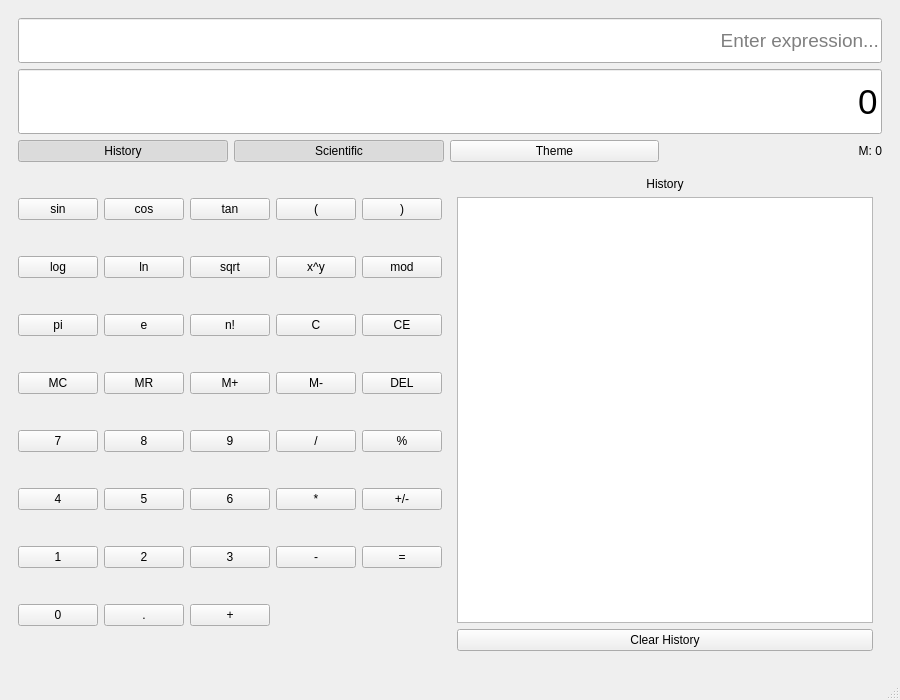
<?xml version="1.0" encoding="UTF-8"?>
<ui version="4.0">
 <class>MainWindow</class>
 <widget class="QMainWindow" name="MainWindow">
  <property name="geometry">
   <rect>
    <x>0</x>
    <y>0</y>
    <width>900</width>
    <height>700</height>
   </rect>
  </property>
  <property name="minimumSize">
   <size>
    <width>600</width>
    <height>500</height>
   </size>
  </property>
  <property name="windowTitle">
   <string>Scientific Calculator</string>
  </property>
  <widget class="QWidget" name="centralwidget">
   <layout class="QHBoxLayout" name="mainHorizontalLayout">
    <item>
     <widget class="QWidget" name="calculatorWidget" native="true">
      <layout class="QVBoxLayout" name="calculatorLayout">
       <item>
        <widget class="QLineEdit" name="expressionInput">
         <property name="minimumSize">
          <size>
           <width>0</width>
           <height>45</height>
          </size>
         </property>
         <property name="font">
          <font>
           <pointsize>14</pointsize>
          </font>
         </property>
         <property name="placeholderText">
          <string>Enter expression...</string>
         </property>
         <property name="alignment">
          <set>Qt::AlignmentFlag::AlignRight|Qt::AlignmentFlag::AlignTrailing|Qt::AlignmentFlag::AlignVCenter</set>
         </property>
        </widget>
       </item>
       <item>
        <widget class="QLineEdit" name="display">
         <property name="minimumSize">
          <size>
           <width>0</width>
           <height>65</height>
          </size>
         </property>
         <property name="font">
          <font>
           <pointsize>26</pointsize>
          </font>
         </property>
         <property name="alignment">
          <set>Qt::AlignmentFlag::AlignRight|Qt::AlignmentFlag::AlignTrailing|Qt::AlignmentFlag::AlignVCenter</set>
         </property>
         <property name="readOnly">
          <bool>true</bool>
         </property>
         <property name="text">
          <string>0</string>
         </property>
        </widget>
       </item>
       <item>
        <layout class="QHBoxLayout" name="controlLayout">
         <item>
          <widget class="QPushButton" name="btnToggleHistory">
           <property name="text">
            <string>History</string>
           </property>
           <property name="checkable">
            <bool>true</bool>
           </property>
           <property name="checked">
            <bool>true</bool>
           </property>
          </widget>
         </item>
         <item>
          <widget class="QPushButton" name="btnToggleScientific">
           <property name="text">
            <string>Scientific</string>
           </property>
           <property name="checkable">
            <bool>true</bool>
           </property>
           <property name="checked">
            <bool>true</bool>
           </property>
          </widget>
         </item>
         <item>
          <widget class="QPushButton" name="btnToggleTheme">
           <property name="text">
            <string>Theme</string>
           </property>
          </widget>
         </item>
         <item>
          <spacer name="controlSpacer">
           <property name="orientation">
            <enum>Qt::Horizontal</enum>
           </property>
          </spacer>
         </item>
         <item>
          <widget class="QLabel" name="memoryLabel">
           <property name="text">
            <string>M: 0</string>
           </property>
           <property name="alignment">
            <set>Qt::AlignmentFlag::AlignRight|Qt::AlignmentFlag::AlignVCenter</set>
           </property>
          </widget>
         </item>
        </layout>
       </item>
       <item>
        <layout class="QHBoxLayout" name="contentLayout">
         <item>
          <layout class="QGridLayout" name="buttonGrid">
           <property name="spacing">
            <number>6</number>
           </property>
           <!-- Row 0: Scientific functions -->
           <item row="0" column="0">
            <widget class="QPushButton" name="btnSin">
             <property name="text">
              <string>sin</string>
             </property>
            </widget>
           </item>
           <item row="0" column="1">
            <widget class="QPushButton" name="btnCos">
             <property name="text">
              <string>cos</string>
             </property>
            </widget>
           </item>
           <item row="0" column="2">
            <widget class="QPushButton" name="btnTan">
             <property name="text">
              <string>tan</string>
             </property>
            </widget>
           </item>
           <item row="0" column="3">
            <widget class="QPushButton" name="btnParenOpen">
             <property name="text">
              <string>(</string>
             </property>
            </widget>
           </item>
           <item row="0" column="4">
            <widget class="QPushButton" name="btnParenClose">
             <property name="text">
              <string>)</string>
             </property>
            </widget>
           </item>
           <!-- Row 1: More scientific -->
           <item row="1" column="0">
            <widget class="QPushButton" name="btnLog">
             <property name="text">
              <string>log</string>
             </property>
            </widget>
           </item>
           <item row="1" column="1">
            <widget class="QPushButton" name="btnLn">
             <property name="text">
              <string>ln</string>
             </property>
            </widget>
           </item>
           <item row="1" column="2">
            <widget class="QPushButton" name="btnSqrt">
             <property name="text">
              <string>sqrt</string>
             </property>
            </widget>
           </item>
           <item row="1" column="3">
            <widget class="QPushButton" name="btnPower">
             <property name="text">
              <string>x^y</string>
             </property>
            </widget>
           </item>
           <item row="1" column="4">
            <widget class="QPushButton" name="btnModulo">
             <property name="text">
              <string>mod</string>
             </property>
            </widget>
           </item>
           <!-- Row 2: Constants and factorial -->
           <item row="2" column="0">
            <widget class="QPushButton" name="btnPi">
             <property name="text">
              <string>pi</string>
             </property>
            </widget>
           </item>
           <item row="2" column="1">
            <widget class="QPushButton" name="btnE">
             <property name="text">
              <string>e</string>
             </property>
            </widget>
           </item>
           <item row="2" column="2">
            <widget class="QPushButton" name="btnFactorial">
             <property name="text">
              <string>n!</string>
             </property>
            </widget>
           </item>
           <item row="2" column="3">
            <widget class="QPushButton" name="btnClear">
             <property name="text">
              <string>C</string>
             </property>
            </widget>
           </item>
           <item row="2" column="4">
            <widget class="QPushButton" name="btnClearEntry">
             <property name="text">
              <string>CE</string>
             </property>
            </widget>
           </item>
           <!-- Row 3: Memory and control -->
           <item row="3" column="0">
            <widget class="QPushButton" name="btnMC">
             <property name="text">
              <string>MC</string>
             </property>
            </widget>
           </item>
           <item row="3" column="1">
            <widget class="QPushButton" name="btnMR">
             <property name="text">
              <string>MR</string>
             </property>
            </widget>
           </item>
           <item row="3" column="2">
            <widget class="QPushButton" name="btnMPlus">
             <property name="text">
              <string>M+</string>
             </property>
            </widget>
           </item>
           <item row="3" column="3">
            <widget class="QPushButton" name="btnMMinus">
             <property name="text">
              <string>M-</string>
             </property>
            </widget>
           </item>
           <item row="3" column="4">
            <widget class="QPushButton" name="btnBackspace">
             <property name="text">
              <string>DEL</string>
             </property>
            </widget>
           </item>
           <!-- Row 4: Numbers 7,8,9 and divide -->
           <item row="4" column="0">
            <widget class="QPushButton" name="btn7">
             <property name="text">
              <string>7</string>
             </property>
            </widget>
           </item>
           <item row="4" column="1">
            <widget class="QPushButton" name="btn8">
             <property name="text">
              <string>8</string>
             </property>
            </widget>
           </item>
           <item row="4" column="2">
            <widget class="QPushButton" name="btn9">
             <property name="text">
              <string>9</string>
             </property>
            </widget>
           </item>
           <item row="4" column="3">
            <widget class="QPushButton" name="btnDivide">
             <property name="text">
              <string>/</string>
             </property>
            </widget>
           </item>
           <item row="4" column="4">
            <widget class="QPushButton" name="btnPercent">
             <property name="text">
              <string>%</string>
             </property>
            </widget>
           </item>
           <!-- Row 5: Numbers 4,5,6 and multiply -->
           <item row="5" column="0">
            <widget class="QPushButton" name="btn4">
             <property name="text">
              <string>4</string>
             </property>
            </widget>
           </item>
           <item row="5" column="1">
            <widget class="QPushButton" name="btn5">
             <property name="text">
              <string>5</string>
             </property>
            </widget>
           </item>
           <item row="5" column="2">
            <widget class="QPushButton" name="btn6">
             <property name="text">
              <string>6</string>
             </property>
            </widget>
           </item>
           <item row="5" column="3">
            <widget class="QPushButton" name="btnMultiply">
             <property name="text">
              <string>*</string>
             </property>
            </widget>
           </item>
           <item row="5" column="4">
            <widget class="QPushButton" name="btnSign">
             <property name="text">
              <string>+/-</string>
             </property>
            </widget>
           </item>
           <!-- Row 6: Numbers 1,2,3 and subtract -->
           <item row="6" column="0">
            <widget class="QPushButton" name="btn1">
             <property name="text">
              <string>1</string>
             </property>
            </widget>
           </item>
           <item row="6" column="1">
            <widget class="QPushButton" name="btn2">
             <property name="text">
              <string>2</string>
             </property>
            </widget>
           </item>
           <item row="6" column="2">
            <widget class="QPushButton" name="btn3">
             <property name="text">
              <string>3</string>
             </property>
            </widget>
           </item>
           <item row="6" column="3">
            <widget class="QPushButton" name="btnMinus">
             <property name="text">
              <string>-</string>
             </property>
            </widget>
           </item>
           <item row="6" column="4">
            <widget class="QPushButton" name="btnEqual">
             <property name="minimumSize">
              <size>
               <width>0</width>
               <height>0</height>
              </size>
             </property>
             <property name="text">
              <string>=</string>
             </property>
            </widget>
           </item>
           <!-- Row 7: 0, decimal, add -->
           <item row="7" column="0">
            <widget class="QPushButton" name="btn0">
             <property name="text">
              <string>0</string>
             </property>
            </widget>
           </item>
           <item row="7" column="1">
            <widget class="QPushButton" name="btnDecimal">
             <property name="text">
              <string>.</string>
             </property>
            </widget>
           </item>
           <item row="7" column="2">
            <widget class="QPushButton" name="btnPlus">
             <property name="text">
              <string>+</string>
             </property>
            </widget>
           </item>
          </layout>
         </item>
         <item>
          <widget class="QWidget" name="historyWidget" native="true">
           <layout class="QVBoxLayout" name="historyLayout">
            <item>
             <widget class="QLabel" name="historyLabel">
              <property name="text">
               <string>History</string>
              </property>
              <property name="alignment">
               <set>Qt::AlignmentFlag::AlignCenter</set>
              </property>
             </widget>
            </item>
            <item>
             <widget class="QListWidget" name="historyList">
              <property name="minimumSize">
               <size>
                <width>220</width>
                <height>0</height>
               </size>
              </property>
             </widget>
            </item>
            <item>
             <widget class="QPushButton" name="btnClearHistory">
              <property name="text">
               <string>Clear History</string>
              </property>
             </widget>
            </item>
           </layout>
          </widget>
         </item>
        </layout>
       </item>
      </layout>
     </widget>
    </item>
   </layout>
  </widget>
  <widget class="QMenuBar" name="menubar">
   <property name="geometry">
    <rect>
     <x>0</x>
     <y>0</y>
     <width>900</width>
     <height>21</height>
    </rect>
   </property>
  </widget>
  <widget class="QStatusBar" name="statusbar"/>
 </widget>
 <resources/>
 <connections/>
</ui>
